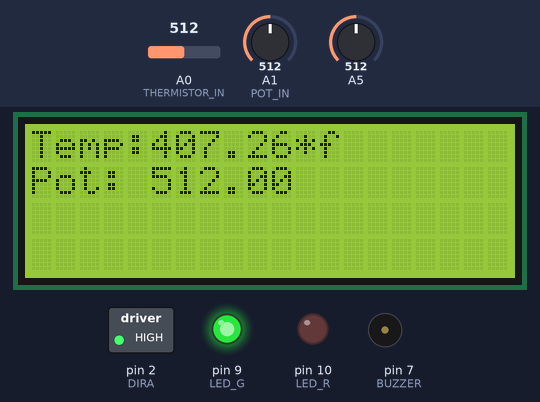
Bench run of a sketch on a simulated Arduino Uno, built with avr-gcc and run on an emulated ATmega328P. On the bench: 20×4 character LCD, switched loads named in the sketch (green lamp = pin HIGH), output pins drawn as LEDs (lit = HIGH), buzzer (waves = sounding). The inputs (shaded band) are chosen by the test bench; at power-on: A5 = 512, A1 (POT_IN) = 512, A0 (THERMISTOR_IN) = 512. Pins used as bus, display or sensor lines are not drawn; what the sketch prints to the serial monitor is not drawn.

Above: at 1.2 s.
1.3 s: A5 set to 11
At 2.6 s:
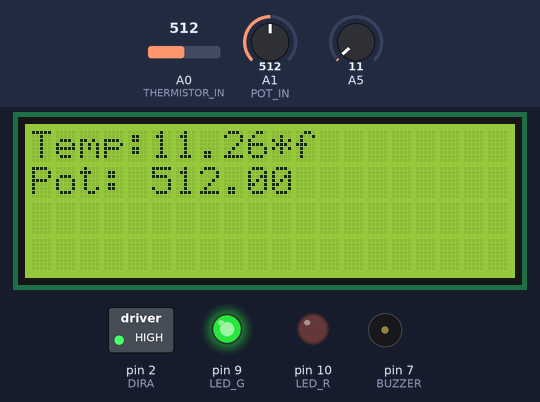
3.7 s: A5 set to 8
At 4.7 s:
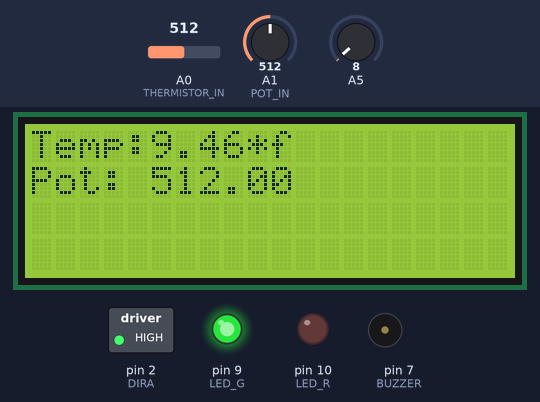
5.8 s: A1 (POT_IN) set to 688
At 6.9 s:
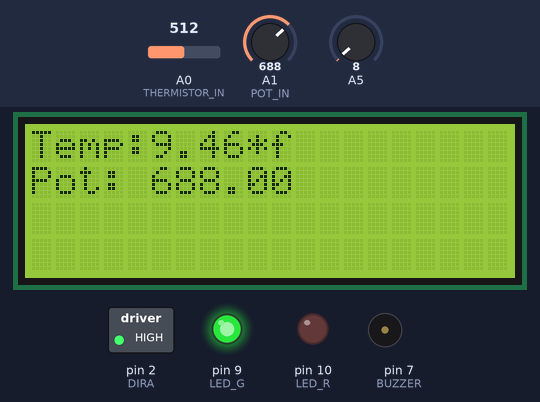
7.9 s: A1 (POT_IN) set to 708
At 9.0 s:
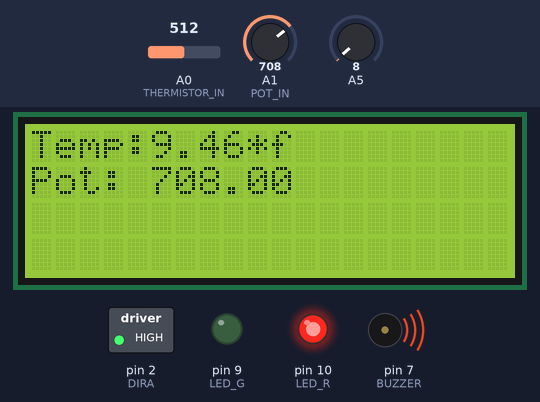
10.0 s: A0 (THERMISTOR_IN) set to 340
At 11.1 s:
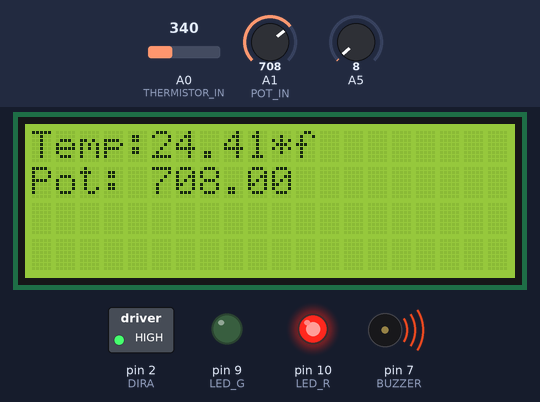
12.1 s: A0 (THERMISTOR_IN) set to 360
At 13.3 s:
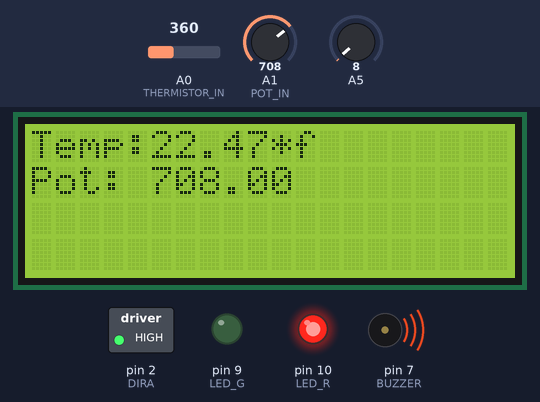
Timing chart, 0 to 15.1 s (numbered marks = the images above; inputs shaded):
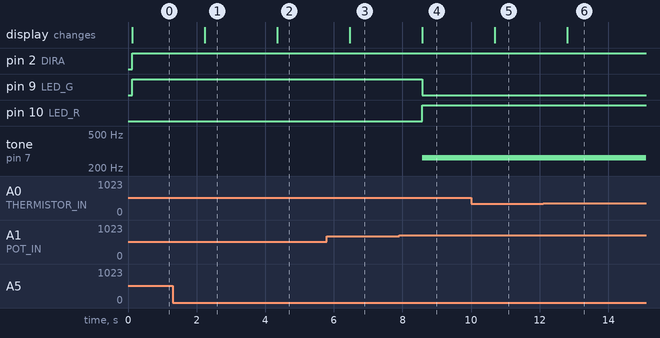

The sketch:

minimal.ino
```cpp
#include <Arduino.h>
#include <LiquidCrystal_74HC595.h>
#include <DHT.h>

/// LCD
#define SHIFT_DS 13    // Shift Reg Data (input)
#define SHIFT_SH_CP 12 // Shift Reg Clock
#define SHIFT_ST_CP 11 // Shift Reg Latch

//    LCD SIDE <> Shift Reg Side (starting from 0 (i.e. if RS is connected to 2, subtract 1))
#define LCD_RS 1 // NOT Arduino pin
#define LCD_E 3  // NOT Arduino pin
#define LCD_D4 4 // NOT Arduino pin
#define LCD_D5 5 // NOT Arduino pin
#define LCD_D6 6 // NOT Arduino pin
#define LCD_D7 7 // NOT Arduino pin

/// H-Bridge
#define ENABLE 3
#define DIRA 2
#define DIRB 4

#define LED_R 10
#define LED_G 9
#define LED_B 6

#define BUZZER 7

#define IR_IN 8
#define DHT_TMP_IN 5
#define THERMISTOR_IN A0
#define POT_IN A1

#define THERMISTORNOMINAL 10000 // resistance at 25 degrees C
#define TEMPERATURENOMINAL 25   // temp. for nominal resistance (almost always 25 C)
#define NUMSAMPLES 5            // how many samples to take and average, more takes longer but is more 'smooth'
#define BCOEFFICIENT 3950       // The beta coefficient of the thermistor (usually 3000-4000)
#define SERIESRESISTOR 10000    // the value of the 'other' resistor

//// Tweakable ////

#define LOW_THRESHOLD 350
#define HIGH_THRESHOLD 700

DHT dht = DHT(DHT_TMP_IN, DHT11);

LiquidCrystal_74HC595 lcd(SHIFT_DS, SHIFT_SH_CP, SHIFT_ST_CP, LCD_RS, LCD_E, LCD_D4, LCD_D5, LCD_D6, LCD_D7);

float getThemistorTempF()
{
    static int thermistorSamples[NUMSAMPLES];
    uint8_t i;
    float average;

    // take N samples in a row, with a slight delay
    for (i = 0; i < NUMSAMPLES; i++)
    {
        thermistorSamples[i] = analogRead(THERMISTOR_IN);
        delay(10);
    }

    // average all the samples out
    average = 0;
    for (i = 0; i < NUMSAMPLES; i++)
    {
        average += thermistorSamples[i];
    }
    average /= NUMSAMPLES;

    // Serial.print("Average analog reading ");
    // Serial.println(average);

    // convert the value to resistance
    average = 1023 / average - 1;
    average = SERIESRESISTOR / average;
    // Serial.print("Thermistor resistance ");
    // Serial.println(average);

    float steinhart;
    steinhart = average / THERMISTORNOMINAL;          // (R/Ro)
    steinhart = log(steinhart);                       // ln(R/Ro)
    steinhart /= BCOEFFICIENT;                        // 1/B * ln(R/Ro)
    steinhart += 1.0 / (TEMPERATURENOMINAL + 273.15); // + (1/To)
    steinhart = 1.0 / steinhart;                      // Invert
    steinhart -= 273.15;                              // convert absolute temp to C

    float f = (steinhart * 1.8) + 32;

    return f;
}

float getDHTTempF()
{
    float f = (dht.readTemperature() * 1.8) + 32;
    return f;
}

float getTempF()
{
    return (getThemistorTempF() + getDHTTempF()) / 2;
}

float getPot()
{
    return analogRead(POT_IN);
}

void buzzerOn(int freq)
{
    tone(BUZZER, freq);
}

void buzzerOff()
{
    noTone(BUZZER);
}

void setup()
{
    pinMode(LED_R, OUTPUT);
    pinMode(LED_G, OUTPUT);
    pinMode(LED_B, OUTPUT);

    pinMode(ENABLE, OUTPUT);
    pinMode(DIRA, OUTPUT);
    pinMode(DIRB, OUTPUT);

    lcd.begin(20, 4);
    Serial.begin(9600);
}

void loop()
{
    float pot = getPot();
    float tmp = getTempF();
    Serial.print("Pot: ");
    Serial.print(pot);
    Serial.print(" ");
    Serial.print("High exceeded");
    Serial.print(pot > HIGH_THRESHOLD);
    Serial.print(" ");
    Serial.print("Temp: ");
    Serial.print(tmp);

    lcd.setCursor(0, 0);
    lcd.print("Temp:");
    lcd.print(tmp);
    lcd.print("*f ");

    lcd.setCursor(0, 1);
    lcd.print("Pot: ");
    lcd.print(pot);
    lcd.print("     ");

    digitalWrite(LED_R, LOW);
    digitalWrite(LED_G, LOW);
    digitalWrite(LED_B, LOW);

    if (pot > HIGH_THRESHOLD)
    {
        buzzerOn(262);
        digitalWrite(LED_R, HIGH);
        digitalWrite(ENABLE, HIGH); // enable on
        digitalWrite(DIRA, HIGH);   // one way
        digitalWrite(DIRB, LOW);
    }
    else
    {
        Serial.println("Stopping");
        buzzerOff();
        digitalWrite(ENABLE, LOW); // enable on
        digitalWrite(DIRA, HIGH);  // one way
        digitalWrite(DIRB, LOW);
        digitalWrite(LED_G, HIGH);
    }

    if (pot > LOW_THRESHOLD && pot < HIGH_THRESHOLD)
    {
        buzzerOff();
        digitalWrite(LED_B, HIGH);
    }

    delay(1000);
}
```

DHT.h
```cpp
#include <stdint.h>


#define DHT22 0
#define DHT11 0
class DHT {
uint8_t tmp36_pin;
public:
    DHT(uint8_t tmp36_pin1, uint8_t) {
        tmp36_pin = tmp36_pin1;
    }

    int readTemperature() {
        return readTemperature(true);
    }

    int readTemperature(bool fahrenheit) {
        return ((((((analogRead(tmp36_pin) * 5.0) / 1024.0) - .5) * 100) * 9.0)/ 5.0) + 32.0;
    }
};
```

test_DC_Motor.cxx
```cpp
//www.elegoo.com
//2016.12.12

/************************
Exercise the motor using
the L293D chip
************************/

#define ENABLE 3
#define DIRA 2
#define DIRB 4

int i;

void setup() {
  //---set pin direction
  pinMode(ENABLE,OUTPUT);
  pinMode(DIRA,OUTPUT);
  pinMode(DIRB,OUTPUT);
  Serial.begin(9600);
}

void loop() {
  //---back and forth example
    Serial.println("One way, then reverse");
  digitalWrite(ENABLE,HIGH); // enable on
  for (i=0;i<5;i++) {
    digitalWrite(DIRA,HIGH); //one way
    digitalWrite(DIRB,LOW);
    delay(500);
    digitalWrite(DIRA,LOW);  //reverse
    digitalWrite(DIRB,HIGH);
    delay(500);
  }
  digitalWrite(ENABLE,LOW); // disable
  delay(2000);

  Serial.println("fast Slow example");
  //---fast/slow stop example
  digitalWrite(ENABLE,HIGH); //enable on
  digitalWrite(DIRA,HIGH); //one way
  digitalWrite(DIRB,LOW);
  delay(3000);
  digitalWrite(ENABLE,LOW); //slow stop
  delay(1000);
  digitalWrite(ENABLE,HIGH); //enable on
  digitalWrite(DIRA,LOW); //one way
  digitalWrite(DIRB,HIGH);
  delay(3000);
  digitalWrite(DIRA,LOW); //fast stop
  delay(2000);

  Serial.println("PWM full then slow");
  //---PWM example, full speed then slow
  analogWrite(ENABLE,255); //enable on
  digitalWrite(DIRA,HIGH); //one way
  digitalWrite(DIRB,LOW);
  delay(2000);
  analogWrite(ENABLE,180); //half speed
  delay(2000);
  analogWrite(ENABLE,128); //half speed
  delay(2000);
  analogWrite(ENABLE,50); //half speed
  delay(2000);
  analogWrite(ENABLE,128); //half speed
  delay(2000);
  analogWrite(ENABLE,180); //half speed
  delay(2000);
  analogWrite(ENABLE,255); //half speed
  delay(2000);
  digitalWrite(ENABLE,LOW); //all done
  delay(10000);
}
```

test_dht.cxx
```cpp
#include <Arduino.h>
#include <DHT.h>

// What pin to connect the sensor to
#define DHT_PIN 9

DHT dht = DHT(DHT_PIN, DHT11);


void setup(void) {
  Serial.begin(9600);

  dht.readTemperature();
}

void loop(void) {
  float reading = dht.readTemperature(true);

  Serial.print("DHT reading ");
  Serial.print(reading);
  Serial.println("f");

  delay(1000);
}
```

test_ir.cxx
```cpp
//www.elegoo.com
//2016.12.9

#include "IRremote.h"

int receiver = 11; // Signal Pin of IR receiver to Arduino Digital Pin 11

/*-----( Declare objects )-----*/
IRrecv irrecv(receiver);     // create instance of 'irrecv'
decode_results results;      // create instance of 'decode_results'

/*-----( Function )-----*/
void translateIR() // takes action based on IR code received

// describing Remote IR codes

{

  switch(results.value)

  {
  case 0xFFA25D: Serial.println("POWER"); break;
  case 0xFFE21D: Serial.println("FUNC/STOP"); break;
  case 0xFF629D: Serial.println("VOL+"); break;
  case 0xFF22DD: Serial.println("FAST BACK");    break;
  case 0xFF02FD: Serial.println("PAUSE");    break;
  case 0xFFC23D: Serial.println("FAST FORWARD");   break;
  case 0xFFE01F: Serial.println("DOWN");    break;
  case 0xFFA857: Serial.println("VOL-");    break;
  case 0xFF906F: Serial.println("UP");    break;
  case 0xFF9867: Serial.println("EQ");    break;
  case 0xFFB04F: Serial.println("ST/REPT");    break;
  case 0xFF6897: Serial.println("0");    break;
  case 0xFF30CF: Serial.println("1");    break;
  case 0xFF18E7: Serial.println("2");    break;
  case 0xFF7A85: Serial.println("3");    break;
  case 0xFF10EF: Serial.println("4");    break;
  case 0xFF38C7: Serial.println("5");    break;
  case 0xFF5AA5: Serial.println("6");    break;
  case 0xFF42BD: Serial.println("7");    break;
  case 0xFF4AB5: Serial.println("8");    break;
  case 0xFF52AD: Serial.println("9");    break;
  case 0xFFFFFFFF: Serial.println(" REPEAT");break;

  default:
    Serial.println(" other button : ");
    Serial.println(results.value);

  }// End Case

  delay(500); // Do not get immediate repeat


} //END translateIR
void setup()   /*----( SETUP: RUNS ONCE )----*/
{
  Serial.begin(9600);
  Serial.println("IR Receiver Button Decode");
  irrecv.enableIRIn(); // Start the receiver

}/*--(end setup )---*/


void loop()   /*----( LOOP: RUNS CONSTANTLY )----*/
{
  if (irrecv.decode(&results)) // have we received an IR signal?

  {
    translateIR();
    irrecv.resume(); // receive the next value
  }
}/* --(end main loop )-- */
```

test_ir2.cxx
```cpp
/*
 * Specify which protocol(s) should be used for decoding.
 * If no protocol is defined, all protocols are active.
 */
//#define DECODE_DENON        // Includes Sharp
//#define DECODE_JVC
//#define DECODE_KASEIKYO
//#define DECODE_PANASONIC    // the same as DECODE_KASEIKYO
//#define DECODE_LG
#define DECODE_NEC          // Includes Apple and Onkyo
//#define DECODE_SAMSUNG
//#define DECODE_SONY
//#define DECODE_RC5
//#define DECODE_RC6

//#define DECODE_BOSEWAVE
//#define DECODE_LEGO_PF
//#define DECODE_MAGIQUEST
//#define DECODE_WHYNTER

//#define DECODE_DISTANCE     // universal decoder for pulse distance protocols
//#define DECODE_HASH         // special decoder for all protocols

//#define DEBUG               // Activate this for lots of lovely debug output from the decoders.

#include <Arduino.h>

#include <IRremote.hpp>

#define IR_RECEIVE_PIN 1

void setup() {
    Serial.begin(9600);
    // Just to know which program is running on my Arduino
    Serial.println(F("START " __FILE__ " from " __DATE__ "\r\nUsing library version " VERSION_IRREMOTE));

    // Start the receiver and if not 3. parameter specified, take LED_BUILTIN pin from the internal boards definition as default feedback LED
    IrReceiver.begin(IR_RECEIVE_PIN, ENABLE_LED_FEEDBACK);

    Serial.print(F("Ready to receive IR signals of protocols: "));
    printActiveIRProtocols(&Serial);
    Serial.print("at pin ");
    Serial.println(IR_RECEIVE_PIN);
}

void loop() {
    /*
     * Check if received data is available and if yes, try to decode it.
     * Decoded result is in the IrReceiver.decodedIRData structure.
     *
     * E.g. command is in IrReceiver.decodedIRData.command
     * address is in command is in IrReceiver.decodedIRData.address
     * and up to 32 bit raw data in IrReceiver.decodedIRData.decodedRawData
     */
    if (IrReceiver.decode()) {

        // Print a short summary of received data
        IrReceiver.printIRResultShort(&Serial);
        if (IrReceiver.decodedIRData.protocol == UNKNOWN) {
            Serial.println(F("Received noise or an unknown (or not yet enabled) protocol"));
            // We have an unknown protocol here, print more info
            IrReceiver.printIRResultRawFormatted(&Serial, true);
        }
        Serial.println();

        /*
         * !!!Important!!! Enable receiving of the next value,
         * since receiving has stopped after the end of the current received data packet.
         */
        IrReceiver.resume(); // Enable receiving of the next value

        /*
         * Finally, check the received data and perform actions according to the received command
         */
        if (IrReceiver.decodedIRData.command == 0x10) {
            // do something
        } else if (IrReceiver.decodedIRData.command == 0x11) {
            // do something else
        }
    }
}
```

test_relay.cxx
```cpp
#define RELAY 8

void setup() {
  pinMode(RELAY, OUTPUT);
  Serial.begin(9600);
}

void loop() {
    digitalWrite(RELAY, HIGH);
    delay(2000);
    digitalWrite(RELAY, LOW);
    delay(2000);
}
```

test_thermistor.cxx
```cpp
#include <Arduino.h>

// the value of the 'other' resistor
#define SERIESRESISTOR 10000

// What pin to connect the sensor to
#define THERMISTORPIN A0

void setup(void) {
  Serial.begin(9600);
}

void loop(void) {
  float reading;

  reading = analogRead(THERMISTORPIN);

  Serial.print("Analog reading ");
  Serial.println(reading);

  // convert the value to resistance
  reading = (1023 / reading)  - 1;     // (1023/ADC - 1)
  reading = SERIESRESISTOR / reading;  // 10K / (1023/ADC - 1)
  Serial.print("Thermistor resistance ");
  Serial.println(reading);

  delay(1000);
}
```

test_thermistor2.cxx
```cpp
// (licence header left out)
// Thermistor Example #3 from the Adafruit Learning System guide on Thermistors
// https://learn.adafruit.com/thermistor/overview by Limor Fried, Adafruit Industries
// MIT License - please keep attribution and consider buying parts from Adafruit

// which analog pin to connect
#define THERMISTORPIN A0
// resistance at 25 degrees C
#define THERMISTORNOMINAL 10000
// temp. for nominal resistance (almost always 25 C)
#define TEMPERATURENOMINAL 25
// how many samples to take and average, more takes longer
// but is more 'smooth'
#define NUMSAMPLES 5
// The beta coefficient of the thermistor (usually 3000-4000)
#define BCOEFFICIENT 3950
// the value of the 'other' resistor
#define SERIESRESISTOR 10000

int samples[NUMSAMPLES];

void setup(void) {
  Serial.begin(9600);
  analogReference(EXTERNAL);
}

void loop(void) {
  uint8_t i;
  float average;

  // take N samples in a row, with a slight delay
  for (i=0; i< NUMSAMPLES; i++) {
   samples[i] = analogRead(THERMISTORPIN);
   delay(10);
  }

  // average all the samples out
  average = 0;
  for (i=0; i< NUMSAMPLES; i++) {
     average += samples[i];
  }
  average /= NUMSAMPLES;

  Serial.print("Average analog reading ");
  Serial.println(average);

  // convert the value to resistance
  average = 1023 / average - 1;
  average = SERIESRESISTOR / average;
  Serial.print("Thermistor resistance ");
  Serial.println(average);

  float steinhart;
  steinhart = average / THERMISTORNOMINAL;     // (R/Ro)
  steinhart = log(steinhart);                  // ln(R/Ro)
  steinhart /= BCOEFFICIENT;                   // 1/B * ln(R/Ro)
  steinhart += 1.0 / (TEMPERATURENOMINAL + 273.15); // + (1/To)
  steinhart = 1.0 / steinhart;                 // Invert
  steinhart -= 273.15;                         // convert absolute temp to C

  Serial.print("Temperature ");
  Serial.print(steinhart);
  Serial.println(" *C");

  delay(1000);
}
```

test_lcd.cxx
```cpp
#include <LiquidCrystal_74HC595.h>

/// LCD
#define SHIFT_DS    13 // Shift Reg Data (input)
#define SHIFT_SH_CP 12 // Shift Reg Clock
#define SHIFT_ST_CP 11 // Shift Reg Latch

//    LCD SIDE <> Shift Reg Side (starting from 0 (i.e. if RS is connected to 2, subtract 1))
#define LCD_RS 1 // NOT Arduino pin
#define LCD_E  3 // NOT Arduino pin
#define LCD_D4 4 // NOT Arduino pin
#define LCD_D5 5 // NOT Arduino pin
#define LCD_D6 6 // NOT Arduino pin
#define LCD_D7 7 // NOT Arduino pin

LiquidCrystal_74HC595 lcd(SHIFT_DS, SHIFT_SH_CP, SHIFT_ST_CP, LCD_RS, LCD_E, LCD_D4, LCD_D5, LCD_D6, LCD_D7);

void setup() {
  lcd.begin(20, 4);

  lcd.print("Testing Line 1!");
  lcd.setCursor(0, 1);
  lcd.print("Line 2 testing!");
}


void loop() {
}

// gold red 10k?
```

Measured:
- the behaviour switches between 700 and 701 on A1 (POT_IN) (found by bisection; images 3 and 4)
- after the input at 1.3 s, the display: changes after 0.94 s (image 1)
- after the input at 3.7 s, the display: changes after 0.65 s (image 2)
- after the input at 5.8 s, the display: changes after 0.67 s (image 3)
- after the input at 7.9 s, pin 9 (LED_G): HIGH → LOW after 0.68 s; pin 10 (LED_R): LOW → HIGH after 0.68 s; tone on pin 7 (BUZZER): silent → 262 Hz after 0.68 s; the display: changes after 0.68 s (image 4)
- after the input at 10.0 s, the display: changes after 0.69 s (image 5)
- after the input at 12.1 s, the display: changes after 0.71 s (image 6)
